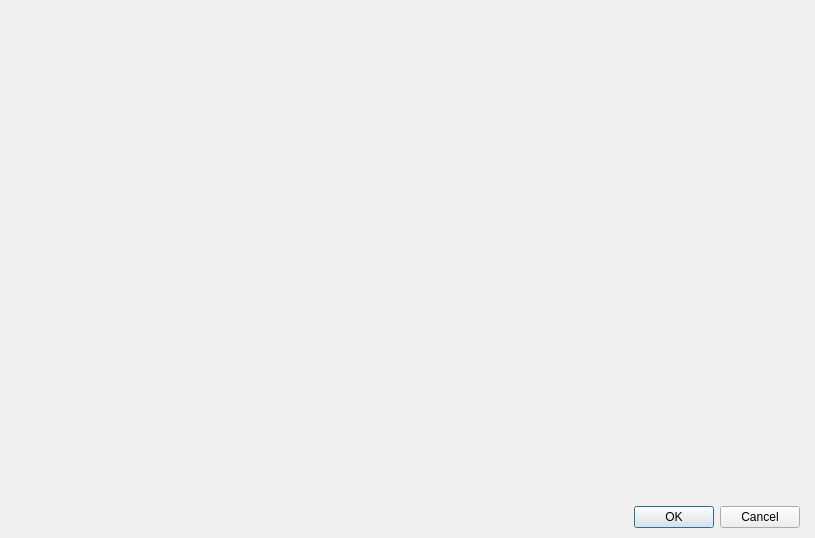
<?xml version="1.0" encoding="UTF-8"?>
<ui version="4.0">
 <class>DialogPicturesPreview</class>
 <widget class="QDialog" name="DialogPicturesPreview">
  <property name="geometry">
   <rect>
    <x>0</x>
    <y>0</y>
    <width>815</width>
    <height>538</height>
   </rect>
  </property>
  <property name="windowTitle">
   <string>Select a picture...</string>
  </property>
  <layout class="QGridLayout" name="gridLayout">
   <property name="leftMargin">
    <number>15</number>
   </property>
   <property name="topMargin">
    <number>10</number>
   </property>
   <property name="rightMargin">
    <number>15</number>
   </property>
   <property name="bottomMargin">
    <number>10</number>
   </property>
   <item row="0" column="0">
    <layout class="QVBoxLayout" name="verticalLayout">
     <property name="spacing">
      <number>15</number>
     </property>
     <item>
      <widget class="PanelPicturePreview" name="widget" native="true"/>
     </item>
     <item>
      <widget class="QDialogButtonBox" name="buttonBox">
       <property name="orientation">
        <enum>Qt::Horizontal</enum>
       </property>
       <property name="standardButtons">
        <set>QDialogButtonBox::Cancel|QDialogButtonBox::Ok</set>
       </property>
      </widget>
     </item>
    </layout>
   </item>
  </layout>
 </widget>
 <customwidgets>
  <customwidget>
   <class>PanelPicturePreview</class>
   <extends>QWidget</extends>
   <header>panelpicturepreview.h</header>
   <container>1</container>
  </customwidget>
 </customwidgets>
 <resources/>
 <connections>
  <connection>
   <sender>buttonBox</sender>
   <signal>accepted()</signal>
   <receiver>DialogPicturesPreview</receiver>
   <slot>accept()</slot>
   <hints>
    <hint type="sourcelabel">
     <x>248</x>
     <y>254</y>
    </hint>
    <hint type="destinationlabel">
     <x>157</x>
     <y>274</y>
    </hint>
   </hints>
  </connection>
  <connection>
   <sender>buttonBox</sender>
   <signal>rejected()</signal>
   <receiver>DialogPicturesPreview</receiver>
   <slot>reject()</slot>
   <hints>
    <hint type="sourcelabel">
     <x>316</x>
     <y>260</y>
    </hint>
    <hint type="destinationlabel">
     <x>286</x>
     <y>274</y>
    </hint>
   </hints>
  </connection>
 </connections>
</ui>
